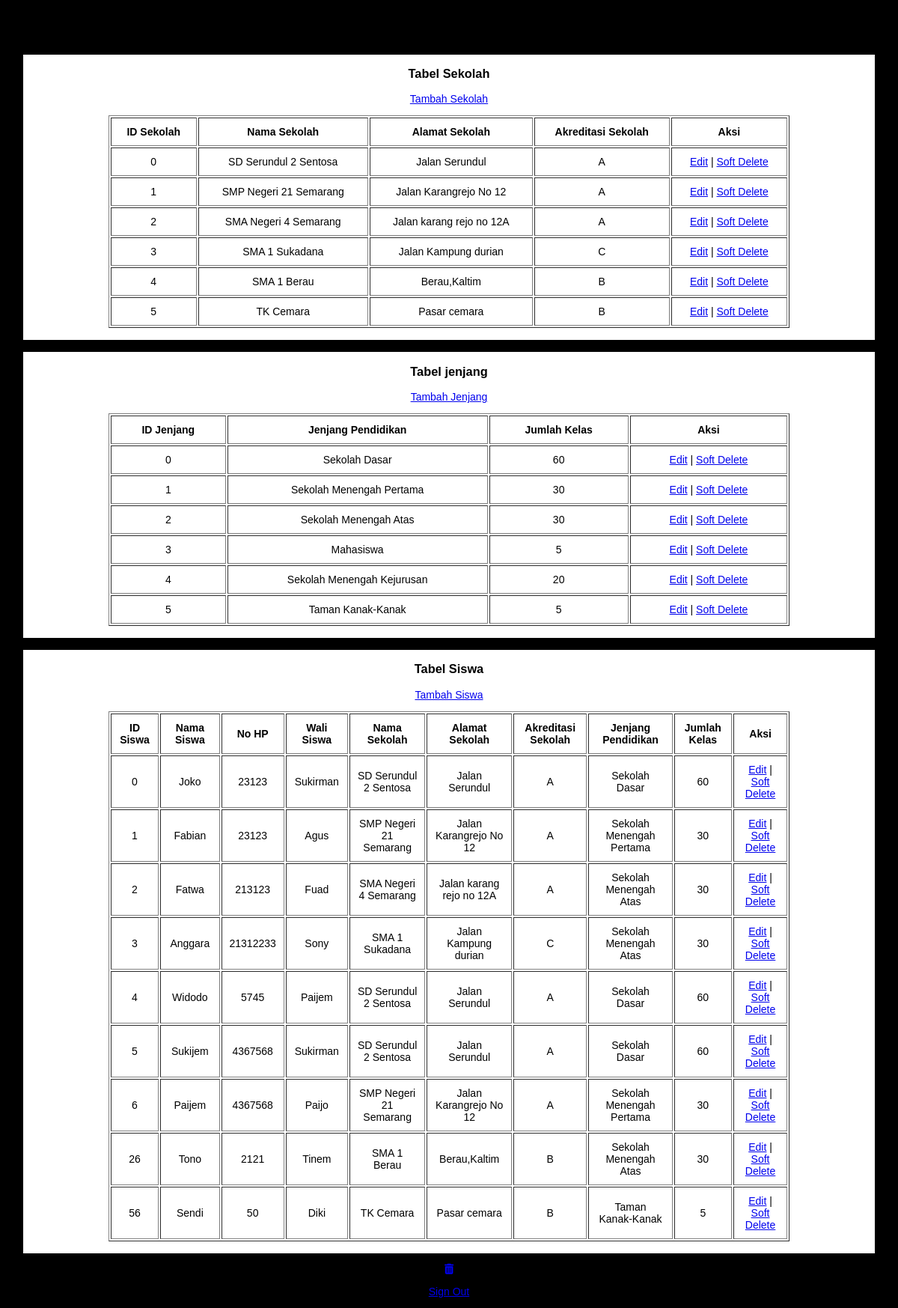
Page /homeadmin.php (signed in) on the committed database.
### tables this page shows
CREATE TABLE `sekolah` (
  `id_sekolah` int(11) NOT NULL,
  `nama_sekolah` varchar(100) NOT NULL,
  `alamat_sekolah` varchar(100) NOT NULL,
  `akreditasi_sekolah` varchar(10) NOT NULL,
  `id_jenjang` int(11) NOT NULL,
  `is_delete` int(11) NOT NULL DEFAULT 0
);

CREATE TABLE `jenjang` (
  `id_jenjang` int(11) NOT NULL,
  `jenjang_pendidikan` varchar(100) NOT NULL,
  `jumlah_kelas` int(11) NOT NULL,
  `is_delete` int(11) NOT NULL DEFAULT 0
);

### homeadmin.php (the view, shortened to what this page needs)
<?php
    include_once("config.php");
    $listsekolah = mysqli_query($link, "SELECT * FROM sekolah WHERE is_delete=0 ORDER BY id_sekolah");
    $listjenjang = mysqli_query($link, "SELECT * FROM jenjang WHERE is_delete=0 ORDER BY id_jenjang");
    $listhandphone = mysqli_query($link, "SELECT * FROM view_siswa");
?>
<!DOCTYPE html>
<html lang="en">
    <head>
    </head>
    <body>
        <div style="text-align: center">
            <h1>Data Siswa, Sekolah, dan Jenjang</h1>
        </div>
        <div class='Tabel'>
        <h3>Tabel Sekolah</h3>
        <table width='80%' border=1>
        <p>
            <a href="addSekolah.php">Tambah Sekolah</a>
        </p>
            <tr>
                <th>ID Sekolah</th> <th>Nama Sekolah</th> <th>Alamat Sekolah</th> <th>Akreditasi Sekolah</th> <th>Aksi</th>
            </tr>
            <?php
                while($item = mysqli_fetch_array($listsekolah)) {
                    echo "<tr>";
                    echo "<td>".$item['id_sekolah']."</td>";
                    echo "<td>".$item['nama_sekolah']."</td>";
                    echo "<td>".$item['alamat_sekolah']."</td>";
                    echo "<td>".$item['akreditasi_sekolah']."</td>";
                    echo "<td><a href='editSekolah.php?id=$item[id_sekolah]'>Edit</a>
                    |
                    <a href='softdeleteSekolah.php?id=$item[id_sekolah]'>Soft Delete</a></td></tr>";
                }
            ?>
        </table><br>
        </div>
        <div class='Tabel'>
        <h3>Tabel jenjang</h3>
        <table width='80%' border=1>
        <p>
            <a href="addJenjang.php">Tambah Jenjang</a>
        </p>
            <tr>
                <th>ID Jenjang</th> <th>Jenjang Pendidikan</th> <th>Jumlah Kelas</th>  <th>Aksi</th>
            </tr>
            <?php
                while($item = mysqli_fetch_array($listjenjang)) {
                    echo "<tr>";
                    echo "<td>".$item['id_jenjang']."</td>";
                    echo "<td>".$item['jenjang_pendidikan']."</td>";
                    echo "<td>".$item['jumlah_kelas']."</td>";
                    echo "<td><a href='editJenjang.php?id=$item[id_jenjang]'>Edit</a>
                    |
                    <a href='softdeleteJenjang.php?id=$item[id_jenjang]'>Soft Delete</a></td></tr>";
                }
            ?>
        </table><br>
        </div>
        <div class='Tabel'>
        <h3>Tabel Siswa</h3>
        <table width='80%' border=1>
        <p>
            <a href="addSiswa.php">Tambah Siswa</a>
        </p>
            <tr>
                <th>ID Siswa</th> <th>Nama Siswa</th> <th>No HP</th> <th>Wali Siswa</th> <th>Nama Sekolah</th> <th>Alamat Sekolah</th> <th>Akreditasi Sekolah</th> <th>Jenjang Pendidikan</th> <th>Jumlah Kelas</th> <th>Aksi</th>
            </tr>
            <?php
                while($item = mysqli_fetch_array($listhandphone)) {
                    echo "<tr>";
                    echo "<td>".$item['id_siswa']."</td>";
                    echo "<td>".$item['nama_siswa']."</td>";
                    echo "<td>".$item['no_hp_siswa']."</td>";
                    echo "<td>".$item['wali_siswa']."</td>";
                    echo "<td>".$item['nama_sekolah']."</td>";
                    echo "<td>".$item['alamat_sekolah']."</td>";
                    echo "<td>".$item['akreditasi_sekolah']."</td>";
                    echo "<td>".$item['jenjang_pendidikan']."</td>";
                    echo "<td>".$item['jumlah_kelas']."</td>";
                    echo "<td><a href='editSiswa.php?id=$item[id_siswa]'>Edit</a>
                    |
                    <a href='softdeleteSiswa.php?id=$item[id_siswa]'>Soft Delete</a></td></tr>";
                }
            ?>
        </table><br>
        </div>
        <div style="text-align: center">
            <b><a href="viewSoftDelete.php"><i class="fas fa-trash-alt"></i></a></b>
        </div>
        <p>
        <a href="logout.php" class="btn btn-danger ml-3">Sign Out</a>
        </p>
    </body>
</html>

### homeadmin.php (style rules this page uses)
body { font: 14px sans-serif; background-color: rgb(0, 0, 0); background-image: url("https://henricoschools.us/wp-content/uploads/Microsoft-Teams-Background_School-Supplies_White-background.png"); background-repeat: no-repeat; background-size: cover; }
h3 { text-align: center; }
table { margin-left: auto; margin-right: auto; }
th { padding: 10px 10px 10px 10px; text-align: center; }
tr { text-align: center; }
td { padding: 10px 10px 10px 10px; }
p { text-align: center; }
.Tabel { margin-bottom: 10px; margin-left: 20px; margin-right: 20px; border-style: solid; background-color: white; }

### rows in the picture
sekolah: id_sekolah "0", nama_sekolah "SD Serundul 2 Sentosa", alamat_sekolah "Jalan Serundul", akreditasi_sekolah "A"
sekolah: id_sekolah "1", nama_sekolah "SMP Negeri 21 Semarang", alamat_sekolah "Jalan Karangrejo No 12", akreditasi_sekolah "A"
sekolah: id_sekolah "2", nama_sekolah "SMA Negeri 4 Semarang", alamat_sekolah "Jalan karang rejo no 12A", akreditasi_sekolah "A"
sekolah: id_sekolah "3", nama_sekolah "SMA 1 Sukadana", alamat_sekolah "Jalan Kampung durian", akreditasi_sekolah "C"
sekolah: id_sekolah "4", nama_sekolah "SMA 1 Berau", alamat_sekolah "Berau,Kaltim", akreditasi_sekolah "B"
sekolah: id_sekolah "5", nama_sekolah "TK Cemara", alamat_sekolah "Pasar cemara", akreditasi_sekolah "B"
jenjang: id_jenjang "0", jenjang_pendidikan "Sekolah Dasar", jumlah_kelas "60"
jenjang: id_jenjang "1", jenjang_pendidikan "Sekolah Menengah Pertama", jumlah_kelas "30"
jenjang: id_jenjang "2", jenjang_pendidikan "Sekolah Menengah Atas", jumlah_kelas "30"
jenjang: id_jenjang "3", jenjang_pendidikan "Mahasiswa", jumlah_kelas "5"
jenjang: id_jenjang "4", jenjang_pendidikan "Sekolah Menengah Kejurusan", jumlah_kelas "20"
jenjang: id_jenjang "5", jenjang_pendidikan "Taman Kanak-Kanak", jumlah_kelas "5"

### other values in the picture
$item['id_siswa'] "0"
$item['nama_siswa'] "Joko"
$item['no_hp_siswa'] "23123"
$item['wali_siswa'] "Sukirman"
$item['nama_sekolah'] "SD Serundul 2 Sentosa"
$item['alamat_sekolah'] "Jalan Serundul"
$item['akreditasi_sekolah'] "A"
$item['jenjang_pendidikan'] "Sekolah Dasar"
$item['jumlah_kelas'] "60"
$item['id_siswa'] "1"
$item['nama_siswa'] "Fabian"
$item['wali_siswa'] "Agus"
$item['nama_sekolah'] "SMP Negeri 21 Semarang"
$item['alamat_sekolah'] "Jalan Karangrejo No 12"
$item['jenjang_pendidikan'] "Sekolah Menengah Pertama"
